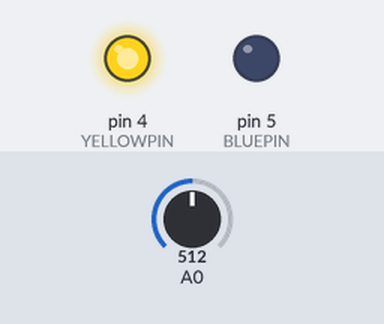
The sketch below on a simulated Arduino Uno, built with avr-gcc and run on an emulated ATmega328P. Shown: output pins drawn as LEDs (lit = HIGH). Inputs (shaded band) come from the test bench; at power-on: A0 = 512. The modem accepts every AT command (registered, SIM ready, sends succeed) and sends nothing else.

Above: at 0.1 s.
At 9.4 s:
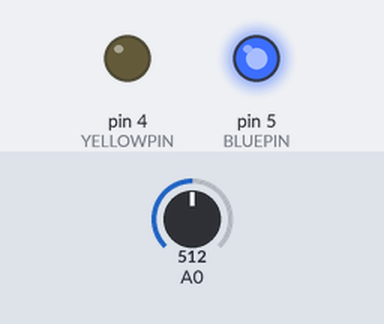
At 116.7 s:
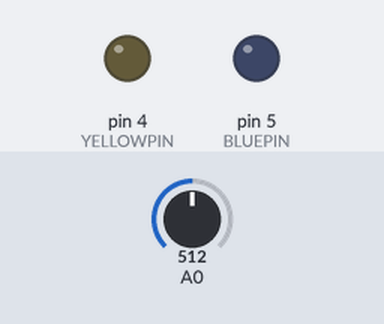
Timing chart, 0 to 118.2 s (numbered marks = the images above):
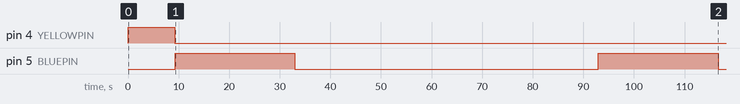

Measured:
- by itself, pin 4 (YELLOWPIN): LOW → HIGH at 0.00 s, → LOW 9.2 s later
- by itself, pin 5 (BLUEPIN): alternates HIGH for 23.7 s and LOW for 60.0 s

The sketch:

SMS_alert.ino
```cpp
#include <SoftwareSerial.h>

#define BLINKDELAY 1000
#define BLUEPIN 5
#define YELLOWPIN 4
SoftwareSerial GSMserial(7, 8);

char end_c[2];
int8_t answer = 0, SMSsuccess = 0;
char phone_number[10] = "0123456789";
uint32_t lastblink;
char response[100];
char timec[20];

void setup() {
  pinMode(BLUEPIN, OUTPUT);
  pinMode(YELLOWPIN, OUTPUT);
  digitalWrite(YELLOWPIN, LOW);
  digitalWrite(BLUEPIN, LOW);
  //Serial.begin(9600);
  Serial.println("serial start");
  // ctrlZ String definition
  end_c[0] = 0x1a;
  end_c[1] = '\0';
  GSMstart();
  gettime();
  sendSMS();
  while (SMSsuccess == 0)
  {
    Serial.print("delay start");
    // repeat the SMS sends sequence
    delay(60000);
    sendSMS();
  }
  delay(1000);
  GSMserial.println("AT+CPOWD=1");
  digitalWrite(YELLOWPIN, HIGH);
  GSMserial.end();
}

void loop() {
  /* // uncomment to communicate with GSM module over serial
    if (Serial.available())
    {
      GSMserial.write(Serial.read());
    }
    if (GSMserial.available())
    {
      Serial.write(GSMserial.read());
    }
  */
  if (SMSsuccess == 1 && millis() > lastblink + BLINKDELAY)
  {
    digitalWrite(BLUEPIN, !digitalRead(BLUEPIN));
    digitalWrite(YELLOWPIN, !digitalRead(YELLOWPIN));
    lastblink = millis();
  }
}

int8_t sendATcommand(char* ATcommand, char* expected_answer, unsigned int timeout)
{
  uint8_t x = 0;
  answer = 0;
  //char response[100];
  unsigned long previous;

  memset(response, '\0', 100);    // Initialice the string
  delay(100);
  while (GSMserial.available() > 0) GSMserial.read();   // Clean the input buffer
  //Serial.println(ATcommand);
  GSMserial.println(ATcommand);    // Send the AT command
  //x = 0;
  previous = millis();

  // this loop waits for the answer
  do {
    // if there are data in the UART input buffer, reads it and checks for the asnwer
    if (GSMserial.available() != 0) {
      response[x] = GSMserial.read();
      x++;
      // check if the desired answer is in the response of the module
      if (strstr(response, expected_answer) != NULL)
      {
        answer = 1;
      }
    }
    // Waits for the answer with time out and reads the GPS data
  } while ((answer == 0) && ((millis() - previous) < timeout));
  Serial.println(response);
  //Serial.print("answer: "); Serial.println(answer);
  return answer;
}

void GSMstart() // init of GSM module
{
  digitalWrite(YELLOWPIN, HIGH);
  delay(2000);
  GSMserial.begin(9600);
  answer = 0;
  // checks if the module is started
  answer = sendATcommand("AT", "OK", 2000);
  if (answer == 0)
  {
    // waits for an answer from the module
    while (answer == 0)
    { // send AT every two seconds and wait for the answer
      answer = sendATcommand("AT", "OK", 2000);
    }
  }
  answer = 0;
  delay(2000);
  answer = sendATcommand("AT+CREG?", ",1", 2000);

  // waits for an answer from the module
  while (answer == 0)
  { // checks whether module is connected to network
    answer = sendATcommand("AT+CREG?", "+CREG: 1,1", 2000);  // registrered to home network
  }
  delay(5000);
  while (GSMserial.available() > 0) GSMserial.read();   // Clean the input buffer
  //sendATcommand("ATE0", "OK", 1000);
  digitalWrite(YELLOWPIN, LOW);
}

void gettime(void)
{
  // The module has to receive one time the command: AT+CLTS=1 before connecting to the GSM network
  // then next times it gets the time from the network after connecting via the following command
  sendATcommand("AT+CCLK?", "OK", 2000); //Get the time and store it in global variable 'response'

  // the following function retieves the time from the response
  boolean found = false;

  int i = 0;
  while (i < 100 && found == false)
  {
    //Serial.print("response[i]: ");
    //Serial.println(response[i]);
    if (response[i] == '"') // search for " in response, after that the time is printed
    {
      Serial.print("first \" at i: ");
      Serial.println(i);
      found = true;
    }
    i++;
  }
  Serial.print("time: ");
  for (int j = 0; j < 17; j++)
  {
    timec[j] = response[i + j]; // store the time in the timec variable
    Serial.print(timec[j]);
  }
  Serial.println("");
}


int sendSMS(void)
{
  digitalWrite(BLUEPIN, HIGH);
  sendATcommand("AT+CMGF = 1", "OK", 2000); //Because we want to send the SMS in text mode
  Serial.println("AT+CMGS = \"");
  delay(1000);
  sendATcommand("AT", "OK", 2000);
  delay(1000);
  GSMserial.print("AT+CMGS = \"");    // include "+" in number

  for (int i = 0; i < 10; i++)
  {
    // Print phone number:
    GSMserial.print(phone_number[i]);
  }
  GSMserial.println("\"");
  sendATcommand("", ">", 10000);
  GSMserial.print("Your message to be send here. The battery voltag now is ");
  float voltage;
  for (int i = 0; i < 10; i++)
    voltage += map(analogRead(A0), 0, 1023, 0, 500); // take 10 measurements, map to integer 500
  voltage = voltage / (float)1000;      // divide by 100 for converting to float, divide by 10 for averaging measurements
  /*
    Serial.print("Voltage is: ");
    Serial.println(voltage, 2);
  */
  GSMserial.print(voltage, 2);
  GSMserial.print(" V. ");

  GSMserial.print("SMS verstuurd om ");
  for (int j = 0; j < 17; j++)
  {
    GSMserial.print(timec[j]);
  }
  GSMserial.print(".");
  GSMserial.println(end_c);//the ASCII code of the ctrl+z is 26
  GSMserial.println();
  Serial.println("all data sent to GSM\n");
  delay(1000); // without this delay the sequence fails
  SMSsuccess = sendATcommand("", "OK", 10000);
  Serial.print("SMSsuccess: "); Serial.println(SMSsuccess);
  sendATcommand("AT", "OK", 1000);
  digitalWrite(BLUEPIN, LOW);
  return SMSsuccess;
}
```
